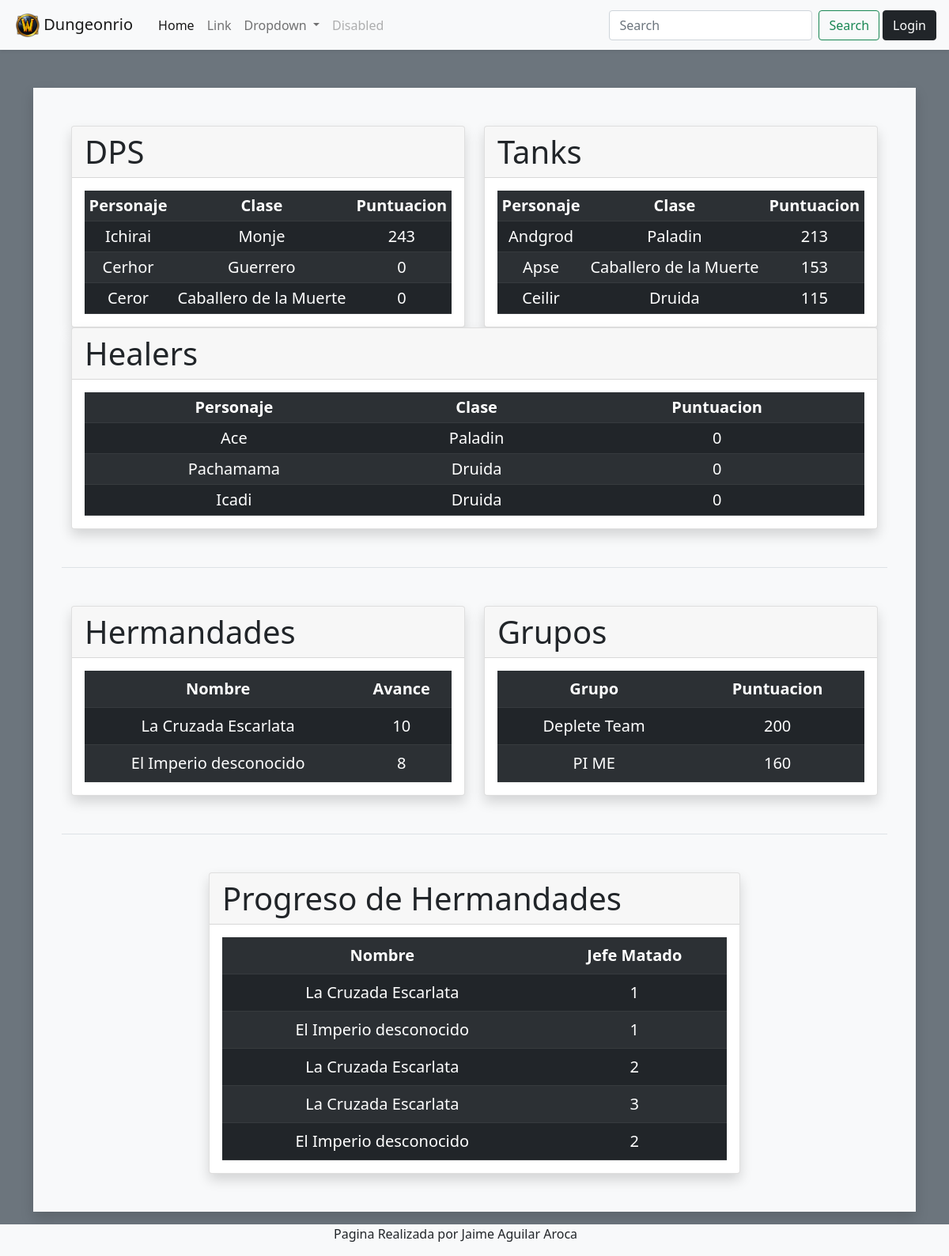
Before: / with the older database file.
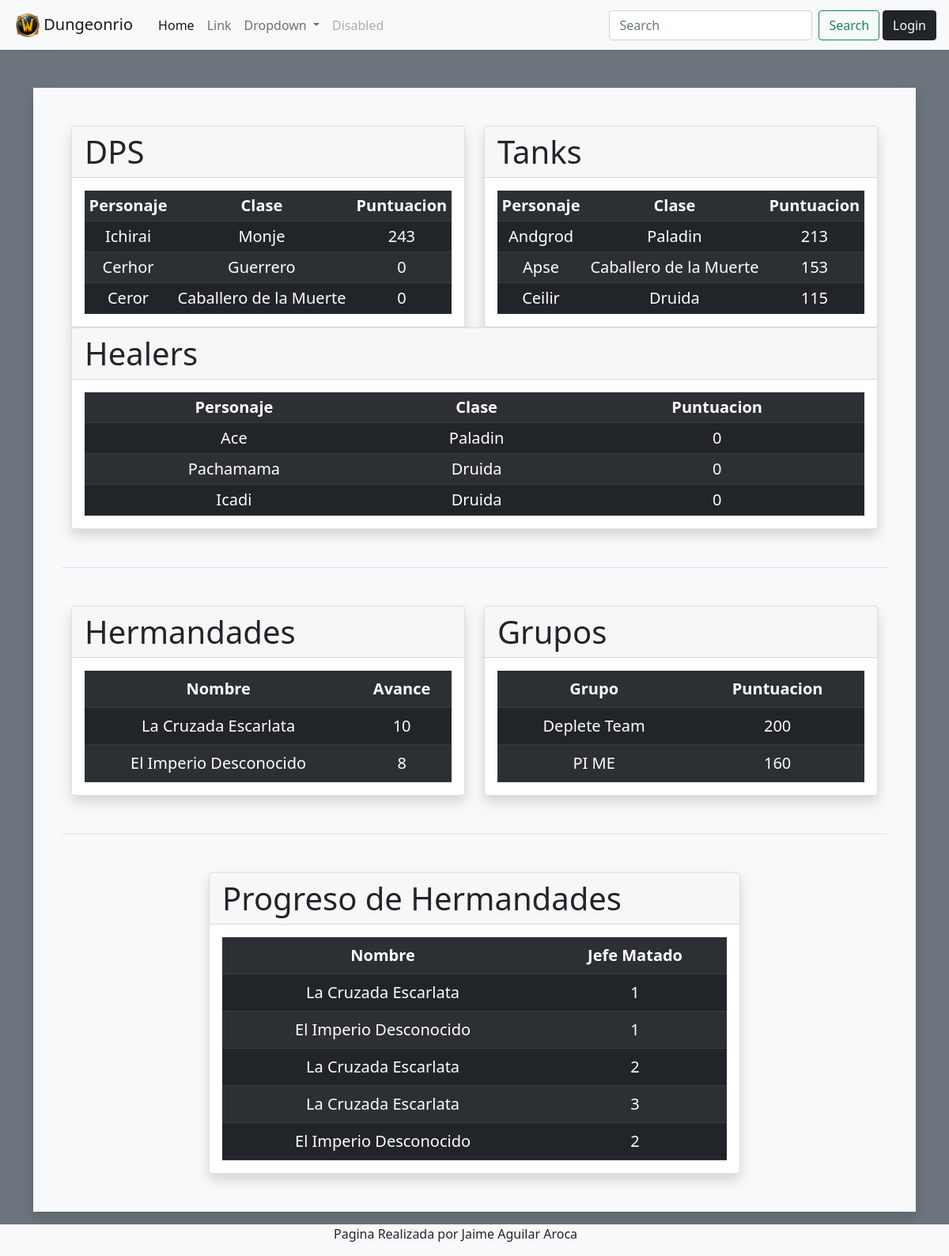
After: the same page with the newer database file.
### tables this page shows
CREATE TABLE personaje(ID INT AUTO_INCREMENT UNIQUE,
							nombre VARCHAR(20) UNIQUE,
							clase VARCHAR(50),
							especializacion VARCHAR(20),
							favorito BOOLEAN,
							ID_jugador INT,
							ID_hermandad INT,
							puntuacion INT,
							PRIMARY KEY (ID),
							FOREIGN KEY (ID_jugador) REFERENCES jugador(ID) ON DELETE CASCADE,
							FOREIGN KEY (ID_hermandad) REFERENCES hermandad(ID) ON DELETE CASCADE);

CREATE TABLE hermandad(ID INT AUTO_INCREMENT UNIQUE,
							nombre VARCHAR(50) UNIQUE,
							logo VARCHAR(20),
							descripcion VARCHAR(200),
							avance INT,
							PRIMARY KEY (ID));

CREATE TABLE grupo(ID INT AUTO_INCREMENT UNIQUE,
						nombre VARCHAR(50),
						puntuacion INT,
						PRIMARY KEY (ID));

CREATE TABLE progreso(ID_hermandad INT,
							jefeMatado INT);

### backend.php (the view, shortened to what this page needs)
<?php
    function GetTopPersonajes($espec){
        $conection = mysqli_connect('127.0.0.1', 'root', '');
        mysqli_select_db($conection, "dungeonrio");
        $sql = "SELECT nombre, clase, puntuacion
                FROM personaje
                WHERE especializacion = '$espec'
                ORDER BY puntuacion DESC LIMIT 3";
        $result = mysqli_query($conection,$sql);
        echo "<table class='table table-dark table-striped table-sm'>";
        echo "<tr class='text-center'><th scope='col'>Personaje</th><th scope='col'>Clase</th><th scope='col'>Puntuacion</th></tr>";
        while ($row = mysqli_fetch_array($result)) {
            echo "<tr class='text-center'>";
            echo "<td scope='row'>".$row["nombre"]."</td>";
            echo "<td>".$row["clase"]."</td>";
            echo "<td>".$row["puntuacion"]."</td>";
            echo "</tr>";
        }
        echo "</table>";
    }
    function GetTopGrupos(){
        $conection = mysqli_connect('127.0.0.1', 'root', '');
        mysqli_select_db($conection, "dungeonrio");
        $sql = "SELECT nombre,puntuacion,ID
                FROM grupo
                ORDER BY puntuacion DESC LIMIT 3";
        $result = mysqli_query($conection,$sql);
        echo "<table class='table table-dark table-striped'>";
        echo "<tr class='text-center'><th scope='col'>Grupo</th><th scope='col'>Puntuacion</th></tr>";
        while ($row = mysqli_fetch_array($result)) {
            echo "<tr class='text-center'>";
            echo "<td scope='row'>".$row["nombre"]."</td>";
            echo "<td>".$row["puntuacion"]."</td>";
            echo "</tr>";
        }
        echo "</table>";
    }
    function GetTopHermandades(){
        $conection = mysqli_connect('127.0.0.1', 'root', '');
        mysqli_select_db($conection, "dungeonrio");
        $sql = "SELECT nombre,avance
                FROM hermandad ORDER BY avance DESC LIMIT 5";
        $result = mysqli_query($conection,$sql);
        echo "<table class='table table-dark table-striped'>";
        echo "<tr class='text-center'><th scope='col'>Nombre</th><th scope='col'>Avance</th></tr>";
        while ($row = mysqli_fetch_array($result)) {
            echo "<tr class='text-center'>";
            echo "<td scope='row'>".$row["nombre"]."</td>";
            echo "<td>".$row["avance"]."</td>";
            echo "</tr>";
        }
        echo "</table>";
    }
    function GetHermandadesProgreso(){
        $conection = mysqli_connect('127.0.0.1', 'root', '');
        mysqli_select_db($conection, "dungeonrio");
        $sql = "SELECT h.nombre, p.jefeMatado
                FROM progreso AS p INNER JOIN hermandad AS h ON p.ID_hermandad = h.ID LIMIT 5";
        $result = mysqli_query($conection,$sql);
        echo "<table class='table table-dark table-striped'>";
        echo "<tr class='text-center'><th scope='col'>Nombre</th><th scope='col'>Jefe Matado</th></tr>";
        while ($row = mysqli_fetch_array($result)) {
            echo "<tr class='text-center'>";
            echo "<td scope='row'>".$row["nombre"]."</td>";
            echo "<td>".$row["jefeMatado"]."</td>";
            echo "</tr>";
        }
        echo "</table>";
    }
?>

### index.php (shortened to what this page needs)
<!DOCTYPE html>
<html lang="es">
<head>
    <link href="https://cdn.jsdelivr.net/npm/bootstrap@5.1.3/dist/css/bootstrap.min.css" rel="stylesheet">
</head>
<?php
    include "backend.php";
?>
<body class=" bg-secondary">
    <header class="navbar navbar-expand-lg navbar-light bg-light shadow-sm">
            <div class="container-fluid">
                <a class="navbar-brand p-2" href="#">
                    <img src="img/logo.png" alt="logo" width="30" height="30" class="d-inline-block align-text-top">
                    Dungeonrio
                </a>
                <div class="collapse navbar-collapse" id="navbarSupportedContent">
                <ul class="navbar-nav me-auto mb-2 mb-lg-0">
                    <li class="nav-item">
                    <a class="nav-link active" aria-current="page" href="#">Home</a>
                    </li>
                    <li class="nav-item">
                    <a class="nav-link" href="#">Link</a>
                    </li>
                    <li class="nav-item dropdown">
                    <a class="nav-link dropdown-toggle" href="#" id="navbarDropdown" role="button" data-bs-toggle="dropdown" aria-expanded="false">
                        Dropdown
                    </a>
                    </li>
                    <li class="nav-item">
                    <a class="nav-link disabled" href="#" tabindex="-1" aria-disabled="true">Disabled</a>
                    </li>
                </ul>
                <form class="d-flex">
                    <input class="form-control me-2" type="search" placeholder="Search" aria-label="Search">
                    <button class="btn btn-outline-success" type="submit">Search</button>
                </form>
                <?php
                    if (!isset($_SESSION['user'])) {
                        echo "<a class='m-1 btn btn-dark' href='login.php'>Login</a>";
                    }
                ?>
                </div>
            </div>
    </header>
    <main class="container mt-5 mb-3">
        <div class="container bg-light p-5 shadow">
            <div class="row border-bottom pb-5">
                <div class="col-md">
                    <div class="card shadow">
                        <h1 class="card-header">DPS</h1>
                        <div class="card-body">
                            <blockquote class="blockquote mb-0">
                            <?php
                            GetTopPersonajes("DPS");
                            ?>
                            </blockquote>
                        </div>
                    </div>
                </div>
                <div class="col-md">
                    <div class="card shadow">
                        <h1 class="card-header">Tanks</h1>
                        <div class="card-body">
                            <blockquote class="blockquote mb-0">
                            <?php
                            GetTopPersonajes("Tank");
                            ?>
                            </blockquote>
                        </div>
                    </div>
                </div>
                <div class="col-md">
                    <div class="card shadow">
                        <h1 class="card-header">Healers</h1>
                        <div class="card-body">
                            <blockquote class="blockquote mb-0">
                            <?php
                            GetTopPersonajes("Healer");
                            ?>
                            </blockquote>
                        </div>
                    </div>
                </div>
            </div>
            <div class="row mt-5 border-bottom pb-5">
                <div class="col">
                    <div class="card shadow">
                        <h1 class="card-header">Hermandades</h1>
                        <div class="card-body">
                            <blockquote class="blockquote mb-0">
                            <?php
                            GetTopHermandades();
                            ?>
                            </blockquote>
                        </div>
                    </div>
                </div>
                <div class="col">
                    <div class="card shadow">
                        <h1 class="card-header">Grupos</h1>
                        <div class="card-body">
                            <blockquote class="blockquote mb-0">
                            <?php
                            GetTopGrupos();
                            ?>
                            </blockquote>
                        </div>
                    </div>
                </div>
            </div>
            <div class="row justify-content-center mt-5">
                <div class="col-8">
                    <div class="card shadow">
                        <h1 class="card-header">Progreso de Hermandades</h1>
                        <div class="card-body">
                            <blockquote class="blockquote mb-0">
                            <?php
                            GetHermandadesProgreso()
                            ?>
                            </blockquote>
                        </div>
                    </div>
                </div>
            </div>
        </div>
    </main>
    <footer class="container-fluid bg-light">
        <div class="container">
            <div class="row">
                <div class="col"></div>
                <div class="col">
                    <p>Pagina Realizada por Jaime Aguilar Aroca</p>
                </div>
                <div class="col"></div>
            </div>
        </div>
    </footer>
</body>
</html>

Changed rows visible on the page:
changed hermandad: nombre "El Imperio desconocido" → "El Imperio Desconocido"
changed through a linked row, progreso (number 2 of 5 on the later page): ID_hermandad.nombre "El Imperio desconocido" → "El Imperio Desconocido"
changed through a linked row, progreso (number 5 of 5 on the later page): ID_hermandad.nombre "El Imperio desconocido" → "El Imperio Desconocido"
